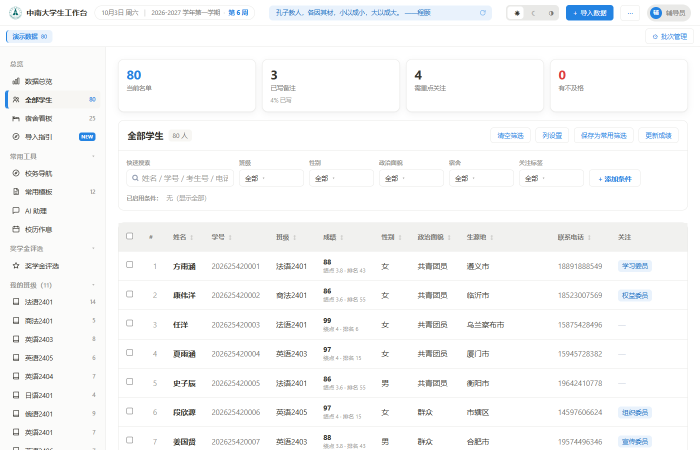
#> input picture notion-列表页.png, 1400 x 900 px (shown at 1/2 size)
$ python make-icns.py '../../notion-列表页.png' out.png
#> lines starting #> are read from the running program, lines starting #| are printed output that depends on the picture
#!/usr/bin/env python3
# -*- coding: utf-8 -*-
"""从 PNG 源图生成 macOS 图标 icons/icon.icns。

为什么要自己写：`.icns` 只是「一堆 PNG 装进一个带标签的容器」，格式很简单，
用脚本生成比装一堆图标工具省事，而且**不会动到 Windows 那套 .ico / png 图标**
（`tauri icon` 会把整个 icons/ 目录重新生成一遍，没必要冒这个险）。

icns 的 ic07~ic14 这几类可以直接塞 PNG 数据，不需要老的 RGB/JPEG 编码。

用法: python .build/make-icns.py <源图.png> <输出.icns>
"""
import io
import struct
import sys

SRC_DEFAULT = "app/src-tauri/icons/icon.png"
OUT_DEFAULT = "app/src-tauri/icons/icon.icns"

# (icns 类型标签, 像素边长)  —— 覆盖 macOS 需要的所有档位
#   ic11/ic12 是 16@2x / 32@2x，ic13/ic14 是 128@2x / 256@2x，
#   ic07/ic08/ic09/ic10 依次 128/256/512/1024
SLOTS = [
    ("ic11", 32),    # 16pt @2x
    ("ic12", 64),    # 32pt @2x
    ("ic07", 128),   # 128pt @1x
    ("ic13", 256),   # 128pt @2x
    ("ic09", 512),   # 512pt @1x
    ("ic10", 1024),  # 512pt @2x（缩放到 1024）
]


def main():
    src = sys.argv[1] if len(sys.argv) > 1 else SRC_DEFAULT
    out = sys.argv[2] if len(sys.argv) > 2 else OUT_DEFAULT

    try:
        from PIL import Image
    except ImportError:
        sys.exit("需要 Pillow：用 html-to-docx 的托管 venv 跑这个脚本")

    im = Image.open(src).convert("RGBA")
    print(f"源图 {src} = {im.width}×{im.height}")
#| 源图 ../../notion-列表页.png = 1400×900

    chunks = []
    for tag, size in SLOTS:
        # 放大时用 LANCZOS（比默认的最近邻好得多）；缩小同理
        r = im.resize((size, size), Image.LANCZOS) if im.size != (size, size) else im
        buf = io.BytesIO()
        r.save(buf, format="PNG", optimize=True)
        data = buf.getvalue()
        chunks.append((tag, data))
        note = "（放大自较小源图，会略软）" if size > im.width else ""
        print(f"  {tag}  {size:>4}×{size:<4} {len(data):>7,} B{note}")
#> this loop made 6 passes
#> pass 1, in main, `r = im.resize((size, size), Image.LANCZOS) if im.size != (size, size) ..`:
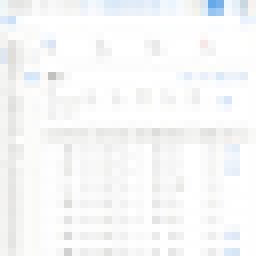
#> r: PIL image 32x32 RGBA (shown 8 times larger); mean R, G, B, A 247.1, 247.9, 248.3, 255
#> pass 2, in main, `r = im.resize((size, size), Image.LANCZOS) if im.size != (size, size) ..`:
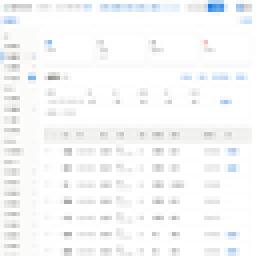
#> r: PIL image 64x64 RGBA (shown 4 times larger); mean R, G, B, A 247.2, 247.9, 248.3, 255
#> pass 3, in main, `r = im.resize((size, size), Image.LANCZOS) if im.size != (size, size) ..`:
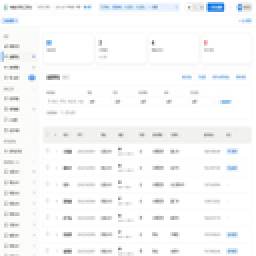
#> r: PIL image 128x128 RGBA (shown 2 times larger); mean R, G, B, A 247.3, 248, 248.4, 255
#> after the loop:
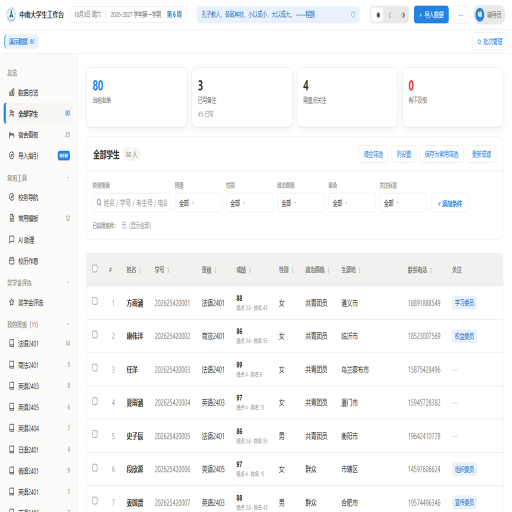
#> r: PIL image 1024x1024 RGBA (shown at 1/2 size); mean R, G, B, A 247.3, 248, 248.3, 255
#> after the loop, chunks = 6 items

    body = b"".join(tag.encode("ascii") + struct.pack(">I", len(data) + 8) + data
                    for tag, data in chunks)
    blob = b"icns" + struct.pack(">I", len(body) + 8) + body
    with open(out, "wb") as f:
        f.write(blob)
    print(f"已写出 {out}（{len(blob):,} 字节，{len(chunks)} 档）")
#| 已写出 out.png（503,603 字节，6 档）


if __name__ == "__main__":
    main()

$ run again, on notion-评选表.png
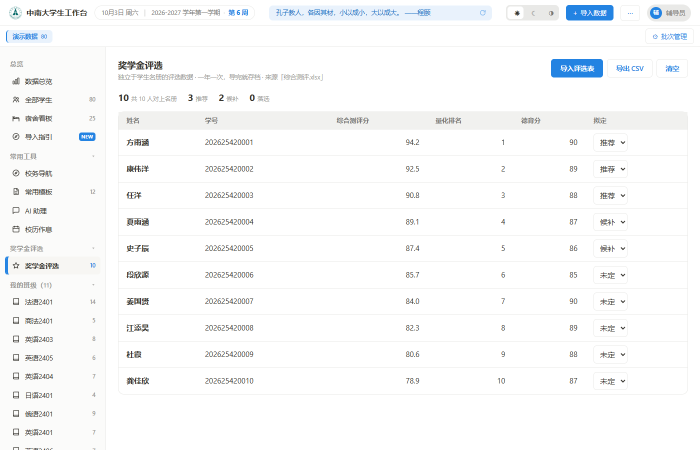
#> input picture notion-评选表.png, 1400 x 900 px (shown at 1/2 size)
#| 源图 ../../notion-评选表.png = 1400×900
#> the loop in main, `for tag, size in SLOTS:` made 6 passes
#> pass 3, in main, `r = im.resize((size, size), Image.LANCZOS) if im.size != (size, size) ..`:
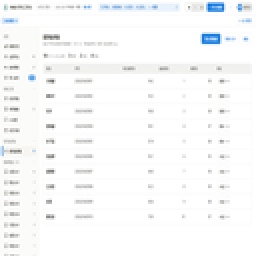
#> r: PIL image 128x128 RGBA (shown 2 times larger); mean R, G, B, A 248.4, 249.2, 249.7, 255
#> after the loop in main, `for tag, size in SLOTS:`:
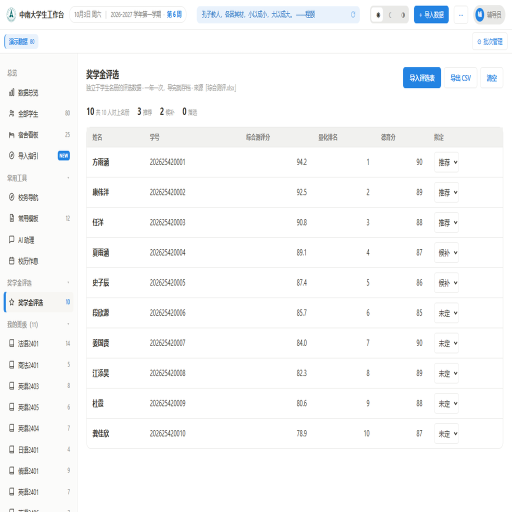
#> r: PIL image 1024x1024 RGBA (shown at 1/2 size); mean R, G, B, A 248.4, 249.2, 249.6, 255
#> after the loop in main, `for tag, size in SLOTS:`: chunks = 6 items
#| 已写出 out.png（385,029 字节，6 档）
